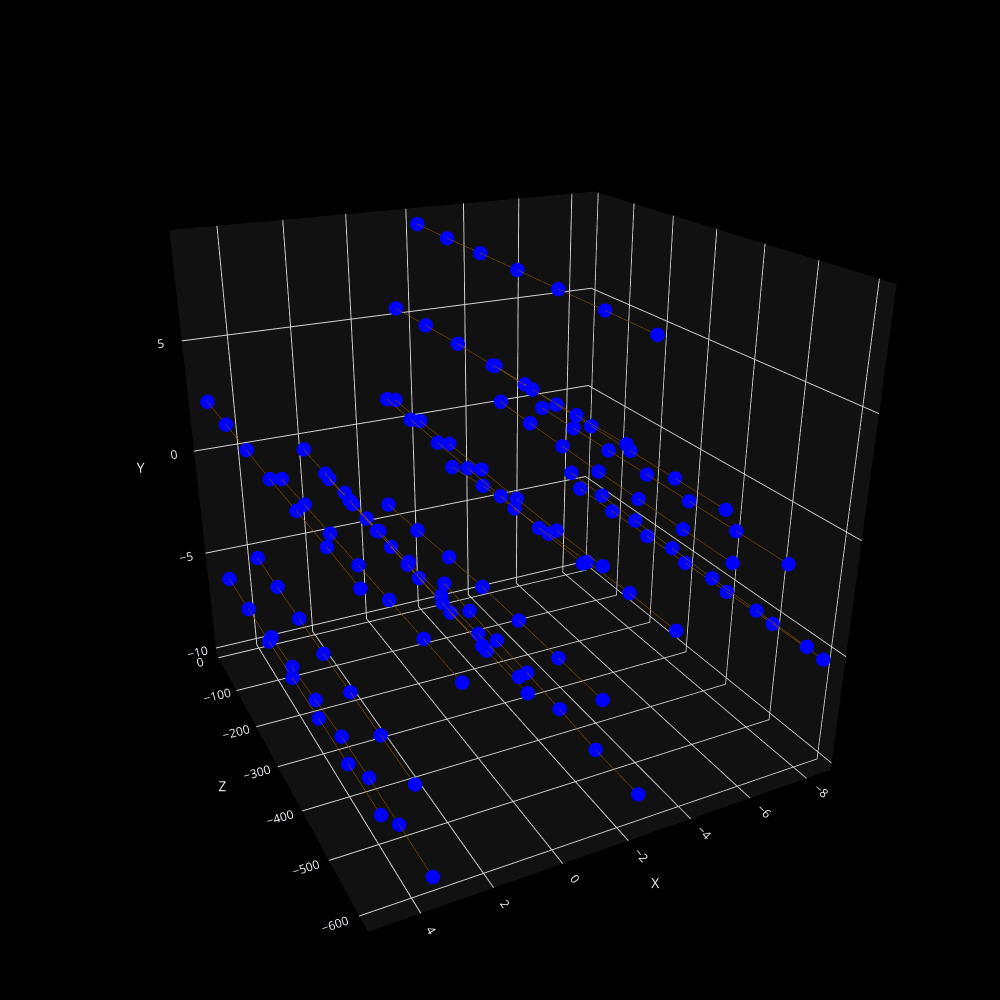

Here is the notebook cell this chart was saved with:
### Code cell
def plot_xyz_plotly_3d(node, edge, threshold=0.5):
    fig = go.Figure()

    # Add scatter plot for node positions
    fig.add_trace(
        go.Scatter3d(
            x=node['x'],
            y=node['y'],
            z=node['z'],
            mode='markers',
            marker=dict(color='blue', size=5),
            name='Nodes',
            showlegend=False
        )
    )

    df_edges = select_df_with_cut(edge, threshold)
    for i in range(len(df_edges)):
        edge = df_edges.iloc[i]
        fig.add_trace(
            go.Scatter3d(
                mode='lines',
                x=[edge['x_start'], edge['x_end']],
                y=[edge['y_start'], edge['y_end']],
                z=[edge['z_start'], edge['z_end']],
                line=dict(
                    width=1,
                    color=color_dict[edge['category']],
                    dash=line_dict[edge['category']],
                ),
                showlegend=False
            )
        )

    # Set the background color and grid color
    fig.update_layout(
        scene=dict(
            bgcolor='black',
            xaxis=dict(gridcolor='lightgrey', zerolinecolor='lightgrey', showspikes=False),
            yaxis=dict(gridcolor='lightgrey', zerolinecolor='lightgrey', showspikes=False),
            zaxis=dict(gridcolor='lightgrey', zerolinecolor='lightgrey', showspikes=False),
        ),
        margin=dict(l=0, r=0, t=0, b=0),
    )

    # Set the camera position and orientation
    camera = dict(
        eye=dict(x=1, y=1, z=-2),  # Position the camera on the -z axis
        up=dict(x=0, y=1, z=0),  # Set the "up" direction to be along the +y axis
        center=dict(x=0, y=0, z=0)  # Set the center of the scene
    )
    fig.update_layout(
        scene=dict(
            xaxis_title='X',
            yaxis_title='Y',
            zaxis_title='Z',
            camera=camera,
        )
    )
    fig.update_layout(width=1000, height=1000)

    fig.show()


# Usage example
plot_xyz_plotly_3d(df_node, df_edge, threshold=0.8)

### Figure 1 — Plotly figure (JSON) as saved in the notebook; plotly's stock layout.template omitted (floating-point values rounded to 4 significant figures; data arrays with more than 128 entries replaced by an {"elided": "..."} marker saying what was removed)
{"data": [{"marker": {"color": "blue", "size": 5}, "mode": "markers", "name": "Nodes", "showlegend": false, "x": {"elided": "142 float values"}, "y": {"elided": "142 float values"}, "z": {"elided": "142 float values"}, "type": "scatter3d"}, {"line": {"color": "#965601", "dash": "solid", "width": 1}, "mode": "lines", "showlegend": false, "x": [3.87, 3.868], "y": [-5.363, -5.376], "z": [-607.7, -507.7], "type": "scatter3d"}, {"line": {"color": "#965601", "dash": "solid", "width": 1}, "mode": "lines", "showlegend": false, "x": [2.604, 2.62], "y": [-1.892, -1.9], "z": [-607.7, -507.7], "type": "scatter3d"}, {"line": {"color": "#965601", "dash": "solid", "width": 1}, "mode": "lines", "showlegend": false, "x": [0.8656, 0.8799], "y": [-3.014, -3.04], "z": [-607.7, -507.7], "type": "scatter3d"}, {"line": {"color": "#965601", "dash": "solid", "width": 1}, "mode": "lines", "showlegend": false, "x": [-2.318, -2.307], "y": [8.933, 8.955], "z": [-607.7, -507.7], "type": "scatter3d"}, {"line": {"color": "#965601", "dash": "solid", "width": 1}, "mode": "lines", "showlegend": false, "x": [4.759, 4.763], "y": [-6.179, -6.195], "z": [-607.7, -507.7], "type": "scatter3d"}, {"line": {"color": "#965601", "dash": "solid", "width": 1}, "mode": "lines", "showlegend": false, "x": [4.969, 4.951], "y": [2.381, 2.381], "z": [-607.7, -507.7], "type": "scatter3d"}, {"line": {"color": "#965601", "dash": "solid", "width": 1}, "mode": "lines", "showlegend": false, "x": [1.112, 1.117], "y": [-2.268, -2.253], "z": [-607.7, -507.7], "type": "scatter3d"}, {"line": {"color": "#965601", "dash": "solid", "width": 1}, "mode": "lines", "showlegend": false, "x": [-1.27, -1.247], "y": [-4.171, -4.167], "z": [-607.7, -507.7], "type": "scatter3d"}, {"line": {"color": "#965601", "dash": "solid", "width": 1}, "mode": "lines", "showlegend": false, "x": [-4.635, -4.645], "y": [2.24, 2.226], "z": [-607.7, -507.7], "type": "scatter3d"}, {"line": {"color": "#965601", "dash": "solid", "width": 1}, "mode": "lines", "showlegend": false, "x": [-8.453, -8.459], "y": [-5.287, -5.303], "z": [-607.7, -507.7], "type": "scatter3d"}, {"line": {"color": "#965601", "dash": "solid", "width": 1}, "mode": "lines", "showlegend": false, "x": [-7.796, -7.804], "y": [-4.458, -4.448], "z": [-607.7, -507.7], "type": "scatter3d"}, {"line": {"color": "#965601", "dash": "solid", "width": 1}, "mode": "lines", "showlegend": false, "x": [2.079, 2.089], "y": [-0.7016, -0.6576], "z": [-607.7, -507.7], "type": "scatter3d"}, {"line": {"color": "#965601", "dash": "solid", "width": 1}, "mode": "lines", "showlegend": false, "x": [-3.385, -3.401], "y": [-2.136, -2.142], "z": [-607.7, -507.7], "type": "scatter3d"}, {"line": {"color": "#965601", "dash": "solid", "width": 1}, "mode": "lines", "showlegend": false, "x": [-1.119, -1.105], "y": [1.171, 1.157], "z": [-607.7, -507.7], "type": "scatter3d"}, {"line": {"color": "#965601", "dash": "solid", "width": 1}, "mode": "lines", "showlegend": false, "x": [-1.631, -1.595], "y": [5.421, 5.394], "z": [-607.7, -507.7], "type": "scatter3d"}, {"line": {"color": "#965601", "dash": "solid", "width": 1}, "mode": "lines", "showlegend": false, "x": [-4.987, -5.008], "y": [0.05564, 0.04221], "z": [-607.7, -507.7], "type": "scatter3d"}, {"line": {"color": "#965601", "dash": "solid", "width": 1}, "mode": "lines", "showlegend": false, "x": [-6.83, -6.818], "y": [-0.5837, -0.5753], "z": [-607.7, -507.7], "type": "scatter3d"}, {"line": {"color": "#965601", "dash": "solid", "width": 1}, "mode": "lines", "showlegend": false, "x": [-2.511, -2.52], "y": [-8.867, -8.882], "z": [-607.7, -507.7], "type": "scatter3d"}, {"line": {"color": "#965601", "dash": "solid", "width": 1}, "mode": "lines", "showlegend": false, "x": [-0.5645, -0.5953], "y": [1.455, 1.409], "z": [-607.7, -507.7], "type": "scatter3d"}, {"line": {"color": "#1c965c", "dash": "dash", "width": 1}, "mode": "lines", "showlegend": false, "x": [3.483, 3.473], "y": [-9.489, -9.511], "z": [-607.7, -507.7], "type": "scatter3d"}, {"line": {"color": "#965601", "dash": "solid", "width": 1}, "mode": "lines", "showlegend": false, "x": [3.483, 3.473], "y": [-9.489, -9.511], "z": [-607.7, -507.7], "type": "scatter3d"}, {"line": {"color": "#965601", "dash": "solid", "width": 1}, "mode": "lines", "showlegend": false, "x": [3.868, 3.859], "y": [-5.376, -5.412], "z": [-507.7, -407.7], "type": "scatter3d"}, {"line": {"color": "#965601", "dash": "solid", "width": 1}, "mode": "lines", "showlegend": false, "x": [2.089, 2.081], "y": [-0.6576, -0.617], "z": [-507.7, -407.7], "type": "scatter3d"}, {"line": {"color": "#965601", "dash": "solid", "width": 1}, "mode": "lines", "showlegend": false, "x": [-0.5953, -0.6458], "y": [1.409, 1.376], "z": [-507.7, -407.7], "type": "scatter3d"}, {"line": {"color": "#965601", "dash": "solid", "width": 1}, "mode": "lines", "showlegend": false, "x": [-2.52, -2.607], "y": [-8.882, -8.891], "z": [-507.7, -407.7], "type": "scatter3d"}, {"line": {"color": "#965601", "dash": "solid", "width": 1}, "mode": "lines", "showlegend": false, "x": [-6.818, -6.794], "y": [-0.5753, -0.5604], "z": [-507.7, -407.7], "type": "scatter3d"}, {"line": {"color": "#965601", "dash": "solid", "width": 1}, "mode": "lines", "showlegend": false, "x": [-5.008, -5.025], "y": [0.04221, 0.03589], "z": [-507.7, -407.7], "type": "scatter3d"}, {"line": {"color": "#965601", "dash": "solid", "width": 1}, "mode": "lines", "showlegend": false, "x": [-1.595, -1.558], "y": [5.394, 5.376], "z": [-507.7, -407.7], "type": "scatter3d"}, {"line": {"color": "#965601", "dash": "solid", "width": 1}, "mode": "lines", "showlegend": false, "x": [-1.247, -1.208], "y": [-4.167, -4.146], "z": [-507.7, -407.7], "type": "scatter3d"}, {"line": {"color": "#965601", "dash": "solid", "width": 1}, "mode": "lines", "showlegend": false, "x": [-3.401, -3.39], "y": [-2.142, -2.248], "z": [-507.7, -407.7], "type": "scatter3d"}, {"line": {"color": "#965601", "dash": "solid", "width": 1}, "mode": "lines", "showlegend": false, "x": [-2.307, -2.274], "y": [8.955, 8.974], "z": [-507.7, -407.7], "type": "scatter3d"}, {"line": {"color": "#965601", "dash": "solid", "width": 1}, "mode": "lines", "showlegend": false, "x": [-7.804, -7.85], "y": [-4.448, -4.458], "z": [-507.7, -407.7], "type": "scatter3d"}, {"line": {"color": "#1c965c", "dash": "dash", "width": 1}, "mode": "lines", "showlegend": false, "x": [-7.804, -7.85], "y": [-4.448, -4.458], "z": [-507.7, -407.7], "type": "scatter3d"}, {"line": {"color": "#965601", "dash": "solid", "width": 1}, "mode": "lines", "showlegend": false, "x": [-4.645, -4.678], "y": [2.226, 2.19], "z": [-507.7, -407.7], "type": "scatter3d"}, {"line": {"color": "#965601", "dash": "solid", "width": 1}, "mode": "lines", "showlegend": false, "x": [-1.105, -1.122], "y": [1.157, 1.134], "z": [-507.7, -407.7], "type": "scatter3d"}, {"line": {"color": "#965601", "dash": "solid", "width": 1}, "mode": "lines", "showlegend": false, "x": [4.763, 4.781], "y": [-6.195, -6.192], "z": [-507.7, -407.7], "type": "scatter3d"}, {"line": {"color": "#965601", "dash": "solid", "width": 1}, "mode": "lines", "showlegend": false, "x": [4.951, 4.957], "y": [2.381, 2.383], "z": [-507.7, -407.7], "type": "scatter3d"}, {"line": {"color": "#965601", "dash": "solid", "width": 1}, "mode": "lines", "showlegend": false, "x": [-8.459, -8.454], "y": [-5.303, -5.325], "z": [-507.7, -407.7], "type": "scatter3d"}, {"line": {"color": "#965601", "dash": "solid", "width": 1}, "mode": "lines", "showlegend": false, "x": [2.62, 2.644], "y": [-1.9, -1.895], "z": [-507.7, -407.7], "type": "scatter3d"}, {"line": {"color": "#965601", "dash": "solid", "width": 1}, "mode": "lines", "showlegend": false, "x": [0.8799, 0.8846], "y": [-3.04, -3.053], "z": [-507.7, -407.7], "type": "scatter3d"}, {"line": {"color": "#965601", "dash": "solid", "width": 1}, "mode": "lines", "showlegend": false, "x": [3.473, 3.463], "y": [-9.511, -9.519], "z": [-507.7, -407.7], "type": "scatter3d"}, {"line": {"color": "#965601", "dash": "solid", "width": 1}, "mode": "lines", "showlegend": false, "x": [1.117, 1.148], "y": [-2.253, -2.228], "z": [-507.7, -407.7], "type": "scatter3d"}, {"line": {"color": "#965601", "dash": "solid", "width": 1}, "mode": "lines", "showlegend": false, "x": [-1.122, -1.148], "y": [1.134, 1.156], "z": [-407.7, -307.7], "type": "scatter3d"}, {"line": {"color": "#965601", "dash": "solid", "width": 1}, "mode": "lines", "showlegend": false, "x": [1.148, 1.168], "y": [-2.228, -2.223], "z": [-407.7, -307.7], "type": "scatter3d"}, {"line": {"color": "#965601", "dash": "solid", "width": 1}, "mode": "lines", "showlegend": false, "x": [2.644, 2.669], "y": [-1.895, -1.891], "z": [-407.7, -307.7], "type": "scatter3d"}, {"line": {"color": "#965601", "dash": "solid", "width": 1}, "mode": "lines", "showlegend": false, "x": [-8.454, -8.451], "y": [-5.325, -5.351], "z": [-407.7, -307.7], "type": "scatter3d"}, {"line": {"color": "#965601", "dash": "solid", "width": 1}, "mode": "lines", "showlegend": false, "x": [4.957, 4.96], "y": [2.383, 2.373], "z": [-407.7, -307.7], "type": "scatter3d"}, {"line": {"color": "#965601", "dash": "solid", "width": 1}, "mode": "lines", "showlegend": false, "x": [0.8846, 0.8644], "y": [-3.053, -3.051], "z": [-407.7, -307.7], "type": "scatter3d"}, {"line": {"color": "#965601", "dash": "solid", "width": 1}, "mode": "lines", "showlegend": false, "x": [3.463, 3.47], "y": [-9.519, -9.561], "z": [-407.7, -307.7], "type": "scatter3d"}, {"line": {"color": "#965601", "dash": "solid", "width": 1}, "mode": "lines", "showlegend": false, "x": [-4.678, -4.734], "y": [2.19, 2.152], "z": [-407.7, -307.7], "type": "scatter3d"}, {"line": {"color": "#965601", "dash": "solid", "width": 1}, "mode": "lines", "showlegend": false, "x": [-3.39, -3.377], "y": [-2.248, -2.352], "z": [-407.7, -307.7], "type": "scatter3d"}, {"line": {"color": "#965601", "dash": "solid", "width": 1}, "mode": "lines", "showlegend": false, "x": [-2.274, -2.258], "y": [8.974, 9.003], "z": [-407.7, -307.7], "type": "scatter3d"}, {"line": {"color": "#965601", "dash": "solid", "width": 1}, "mode": "lines", "showlegend": false, "x": [-0.6458, -0.7213], "y": [1.376, 1.324], "z": [-407.7, -307.7], "type": "scatter3d"}, {"line": {"color": "#965601", "dash": "solid", "width": 1}, "mode": "lines", "showlegend": false, "x": [-5.025, -5.041], "y": [0.03589, 0.04427], "z": [-407.7, -307.7], "type": "scatter3d"}, {"line": {"color": "#965601", "dash": "solid", "width": 1}, "mode": "lines", "showlegend": false, "x": [-1.208, -1.155], "y": [-4.146, -4.132], "z": [-407.7, -307.7], "type": "scatter3d"}, {"line": {"color": "#965601", "dash": "solid", "width": 1}, "mode": "lines", "showlegend": false, "x": [4.781, 4.792], "y": [-6.192, -6.189], "z": [-407.7, -307.7], "type": "scatter3d"}, {"line": {"color": "#965601", "dash": "solid", "width": 1}, "mode": "lines", "showlegend": false, "x": [3.859, 3.845], "y": [-5.412, -5.453], "z": [-407.7, -307.7], "type": "scatter3d"}, {"line": {"color": "#965601", "dash": "solid", "width": 1}, "mode": "lines", "showlegend": false, "x": [2.081, 2.077], "y": [-0.617, -0.5818], "z": [-407.7, -307.7], "type": "scatter3d"}, {"line": {"color": "#965601", "dash": "solid", "width": 1}, "mode": "lines", "showlegend": false, "x": [-6.794, -6.78], "y": [-0.5604, -0.5524], "z": [-407.7, -307.7], "type": "scatter3d"}, {"line": {"color": "#1c965c", "dash": "dash", "width": 1}, "mode": "lines", "showlegend": false, "x": [-7.85, -7.9], "y": [-4.458, -4.431], "z": [-407.7, -307.7], "type": "scatter3d"}, {"line": {"color": "#965601", "dash": "solid", "width": 1}, "mode": "lines", "showlegend": false, "x": [-7.85, -7.9], "y": [-4.458, -4.431], "z": [-407.7, -307.7], "type": "scatter3d"}, {"line": {"color": "#965601", "dash": "solid", "width": 1}, "mode": "lines", "showlegend": false, "x": [-2.607, -2.681], "y": [-8.891, -8.908], "z": [-407.7, -307.7], "type": "scatter3d"}, {"line": {"color": "#965601", "dash": "solid", "width": 1}, "mode": "lines", "showlegend": false, "x": [-1.558, -1.518], "y": [5.376, 5.405], "z": [-407.7, -307.7], "type": "scatter3d"}, {"line": {"color": "#965601", "dash": "solid", "width": 1}, "mode": "lines", "showlegend": false, "x": [0.8644, 0.8301], "y": [-3.051, -3.048], "z": [-307.7, -207.7], "type": "scatter3d"}, {"line": {"color": "#965601", "dash": "solid", "width": 1}, "mode": "lines", "showlegend": false, "x": [-1.518, -1.489], "y": [5.405, 5.426], "z": [-307.7, -207.7], "type": "scatter3d"}, {"line": {"color": "#965601", "dash": "solid", "width": 1}, "mode": "lines", "showlegend": false, "x": [-8.451, -8.444], "y": [-5.351, -5.35], "z": [-307.7, -207.7], "type": "scatter3d"}, {"line": {"color": "#965601", "dash": "solid", "width": 1}, "mode": "lines", "showlegend": false, "x": [4.96, 4.945], "y": [2.373, 2.391], "z": [-307.7, -207.7], "type": "scatter3d"}, {"line": {"color": "#965601", "dash": "solid", "width": 1}, "mode": "lines", "showlegend": false, "x": [2.669, 2.714], "y": [-1.891, -1.855], "z": [-307.7, -207.7], "type": "scatter3d"}, {"line": {"color": "#965601", "dash": "solid", "width": 1}, "mode": "lines", "showlegend": false, "x": [-2.681, -2.738], "y": [-8.908, -8.958], "z": [-307.7, -207.7], "type": "scatter3d"}, {"line": {"color": "#965601", "dash": "solid", "width": 1}, "mode": "lines", "showlegend": false, "x": [3.47, 3.518], "y": [-9.561, -9.614], "z": [-307.7, -207.7], "type": "scatter3d"}, {"line": {"color": "#965601", "dash": "solid", "width": 1}, "mode": "lines", "showlegend": false, "x": [-7.9, -7.926], "y": [-4.431, -4.385], "z": [-307.7, -207.7], "type": "scatter3d"}, {"line": {"color": "#965601", "dash": "solid", "width": 1}, "mode": "lines", "showlegend": false, "x": [-6.78, -6.766], "y": [-0.5524, -0.5454], "z": [-307.7, -207.7], "type": "scatter3d"}, {"line": {"color": "#965601", "dash": "solid", "width": 1}, "mode": "lines", "showlegend": false, "x": [-3.377, -3.367], "y": [-2.352, -2.46], "z": [-307.7, -207.7], "type": "scatter3d"}, {"line": {"color": "#965601", "dash": "solid", "width": 1}, "mode": "lines", "showlegend": false, "x": [-4.734, -4.805], "y": [2.152, 2.078], "z": [-307.7, -207.7], "type": "scatter3d"}, {"line": {"color": "#965601", "dash": "solid", "width": 1}, "mode": "lines", "showlegend": false, "x": [-1.155, -1.083], "y": [-4.132, -4.142], "z": [-307.7, -207.7], "type": "scatter3d"}, {"line": {"color": "#965601", "dash": "solid", "width": 1}, "mode": "lines", "showlegend": false, "x": [2.077, 2.062], "y": [-0.5818, -0.5508], "z": [-307.7, -207.7], "type": "scatter3d"}, {"line": {"color": "#965601", "dash": "solid", "width": 1}, "mode": "lines", "showlegend": false, "x": [-0.7213, -0.7901], "y": [1.324, 1.287], "z": [-307.7, -207.7], "type": "scatter3d"}, {"line": {"color": "#965601", "dash": "solid", "width": 1}, "mode": "lines", "showlegend": false, "x": [4.792, 4.799], "y": [-6.189, -6.209], "z": [-307.7, -207.7], "type": "scatter3d"}, {"line": {"color": "#965601", "dash": "solid", "width": 1}, "mode": "lines", "showlegend": false, "x": [3.845, 3.839], "y": [-5.453, -5.458], "z": [-307.7, -207.7], "type": "scatter3d"}, {"line": {"color": "#965601", "dash": "solid", "width": 1}, "mode": "lines", "showlegend": false, "x": [-1.148, -1.157], "y": [1.156, 1.152], "z": [-307.7, -207.7], "type": "scatter3d"}, {"line": {"color": "#965601", "dash": "solid", "width": 1}, "mode": "lines", "showlegend": false, "x": [-2.258, -2.231], "y": [9.003, 9.02], "z": [-307.7, -207.7], "type": "scatter3d"}, {"line": {"color": "#965601", "dash": "solid", "width": 1}, "mode": "lines", "showlegend": false, "x": [1.168, 1.185], "y": [-2.223, -2.215], "z": [-307.7, -207.7], "type": "scatter3d"}, {"line": {"color": "#965601", "dash": "solid", "width": 1}, "mode": "lines", "showlegend": false, "x": [-5.041, -5.057], "y": [0.04427, 0.07559], "z": [-307.7, -207.7], "type": "scatter3d"}, {"line": {"color": "#965601", "dash": "solid", "width": 1}, "mode": "lines", "showlegend": false, "x": [-7.926, -7.968], "y": [-4.385, -4.357], "z": [-207.7, -107.7], "type": "scatter3d"}, {"line": {"color": "#965601", "dash": "solid", "width": 1}, "mode": "lines", "showlegend": false, "x": [3.839, 3.818], "y": [-5.458, -5.473], "z": [-207.7, -107.7], "type": "scatter3d"}, {"line": {"color": "#965601", "dash": "solid", "width": 1}, "mode": "lines", "showlegend": false, "x": [-5.057, -5.086], "y": [0.07559, 0.104], "z": [-207.7, -107.7], "type": "scatter3d"}, {"line": {"color": "#965601", "dash": "solid", "width": 1}, "mode": "lines", "showlegend": false, "x": [-0.7901, -0.8527], "y": [1.287, 1.253], "z": [-207.7, -107.7], "type": "scatter3d"}, {"line": {"color": "#965601", "dash": "solid", "width": 1}, "mode": "lines", "showlegend": false, "x": [0.8301, 0.7679], "y": [-3.048, -3.044], "z": [-207.7, -107.7], "type": "scatter3d"}, {"line": {"color": "#965601", "dash": "solid", "width": 1}, "mode": "lines", "showlegend": false, "x": [4.799, 4.79], "y": [-6.209, -6.236], "z": [-207.7, -107.7], "type": "scatter3d"}, {"line": {"color": "#965601", "dash": "solid", "width": 1}, "mode": "lines", "showlegend": false, "x": [-4.805, -4.872], "y": [2.078, 2.04], "z": [-207.7, -107.7], "type": "scatter3d"}, {"line": {"color": "#965601", "dash": "solid", "width": 1}, "mode": "lines", "showlegend": false, "x": [-2.738, -2.8], "y": [-8.958, -9.005], "z": [-207.7, -107.7], "type": "scatter3d"}, {"line": {"color": "#965601", "dash": "solid", "width": 1}, "mode": "lines", "showlegend": false, "x": [3.518, 3.558], "y": [-9.614, -9.679], "z": [-207.7, -107.7], "type": "scatter3d"}, {"line": {"color": "#965601", "dash": "solid", "width": 1}, "mode": "lines", "showlegend": false, "x": [-6.766, -6.753], "y": [-0.5454, -0.5385], "z": [-207.7, -107.7], "type": "scatter3d"}, {"line": {"color": "#965601", "dash": "solid", "width": 1}, "mode": "lines", "showlegend": false, "x": [-3.367, -3.344], "y": [-2.46, -2.577], "z": [-207.7, -107.7], "type": "scatter3d"}, {"line": {"color": "#965601", "dash": "solid", "width": 1}, "mode": "lines", "showlegend": false, "x": [1.185, 1.202], "y": [-2.215, -2.227], "z": [-207.7, -107.7], "type": "scatter3d"}, {"line": {"color": "#965601", "dash": "solid", "width": 1}, "mode": "lines", "showlegend": false, "x": [2.062, 2.03], "y": [-0.5508, -0.5487], "z": [-207.7, -107.7], "type": "scatter3d"}, {"line": {"color": "#965601", "dash": "solid", "width": 1}, "mode": "lines", "showlegend": false, "x": [2.714, 2.754], "y": [-1.855, -1.806], "z": [-207.7, -107.7], "type": "scatter3d"}, {"line": {"color": "#965601", "dash": "solid", "width": 1}, "mode": "lines", "showlegend": false, "x": [-1.083, -0.9671], "y": [-4.142, -4.152], "z": [-207.7, -107.7], "type": "scatter3d"}, {"line": {"color": "#965601", "dash": "solid", "width": 1}, "mode": "lines", "showlegend": false, "x": [-8.444, -8.422], "y": [-5.35, -5.339], "z": [-207.7, -107.7], "type": "scatter3d"}, {"line": {"color": "#965601", "dash": "solid", "width": 1}, "mode": "lines", "showlegend": false, "x": [-1.157, -1.168], "y": [1.152, 1.127], "z": [-207.7, -107.7], "type": "scatter3d"}, {"line": {"color": "#965601", "dash": "solid", "width": 1}, "mode": "lines", "showlegend": false, "x": [4.945, 4.925], "y": [2.391, 2.383], "z": [-207.7, -107.7], "type": "scatter3d"}, {"line": {"color": "#965601", "dash": "solid", "width": 1}, "mode": "lines", "showlegend": false, "x": [-1.489, -1.441], "y": [5.426, 5.411], "z": [-207.7, -107.7], "type": "scatter3d"}, {"line": {"color": "#965601", "dash": "solid", "width": 1}, "mode": "lines", "showlegend": false, "x": [-2.231, -2.208], "y": [9.02, 9.024], "z": [-207.7, -107.7], "type": "scatter3d"}, {"line": {"color": "#965601", "dash": "solid", "width": 1}, "mode": "lines", "showlegend": false, "x": [4.925, 4.91], "y": [2.383, 2.373], "z": [-107.7, -7.673], "type": "scatter3d"}, {"line": {"color": "#965601", "dash": "solid", "width": 1}, "mode": "lines", "showlegend": false, "x": [-3.344, -3.247], "y": [-2.577, -2.78], "z": [-107.7, -7.673], "type": "scatter3d"}, {"line": {"color": "#965601", "dash": "solid", "width": 1}, "mode": "lines", "showlegend": false, "x": [-0.8527, -0.9446], "y": [1.253, 1.21], "z": [-107.7, -7.673], "type": "scatter3d"}, {"line": {"color": "#965601", "dash": "solid", "width": 1}, "mode": "lines", "showlegend": false, "x": [3.818, 3.806], "y": [-5.473, -5.472], "z": [-107.7, -7.673], "type": "scatter3d"}, {"line": {"color": "#965601", "dash": "solid", "width": 1}, "mode": "lines", "showlegend": false, "x": [-6.753, -6.757], "y": [-0.5385, -0.5282], "z": [-107.7, -7.673], "type": "scatter3d"}, {"line": {"color": "#965601", "dash": "solid", "width": 1}, "mode": "lines", "showlegend": false, "x": [-2.208, -2.193], "y": [9.024, 9.062], "z": [-107.7, -7.673], "type": "scatter3d"}, {"line": {"color": "#965601", "dash": "solid", "width": 1}, "mode": "lines", "showlegend": false, "x": [-1.441, -1.374], "y": [5.411, 5.408], "z": [-107.7, -7.673], "type": "scatter3d"}, {"line": {"color": "#965601", "dash": "solid", "width": 1}, "mode": "lines", "showlegend": false, "x": [4.79, 4.8], "y": [-6.236, -6.234], "z": [-107.7, -7.673], "type": "scatter3d"}, {"line": {"color": "#965601", "dash": "solid", "width": 1}, "mode": "lines", "showlegend": false, "x": [3.558, 3.582], "y": [-9.679, -9.755], "z": [-107.7, -7.673], "type": "scatter3d"}, {"line": {"color": "#965601", "dash": "solid", "width": 1}, "mode": "lines", "showlegend": false, "x": [0.7679, 0.6927], "y": [-3.044, -3.048], "z": [-107.7, -7.673], "type": "scatter3d"}, {"line": {"color": "#965601", "dash": "solid", "width": 1}, "mode": "lines", "showlegend": false, "x": [-7.968, -8.011], "y": [-4.357, -4.33], "z": [-107.7, -7.673], "type": "scatter3d"}, {"line": {"color": "#965601", "dash": "solid", "width": 1}, "mode": "lines", "showlegend": false, "x": [-2.8, -2.855], "y": [-9.005, -9.028], "z": [-107.7, -7.673], "type": "scatter3d"}, {"line": {"color": "#965601", "dash": "solid", "width": 1}, "mode": "lines", "showlegend": false, "x": [1.202, 1.198], "y": [-2.227, -2.213], "z": [-107.7, -7.673], "type": "scatter3d"}, {"line": {"color": "#965601", "dash": "solid", "width": 1}, "mode": "lines", "showlegend": false, "x": [-5.086, -5.122], "y": [0.104, 0.1599], "z": [-107.7, -7.673], "type": "scatter3d"}, {"line": {"color": "#965601", "dash": "solid", "width": 1}, "mode": "lines", "showlegend": false, "x": [-4.872, -4.921], "y": [2.04, 2.006], "z": [-107.7, -7.673], "type": "scatter3d"}, {"line": {"color": "#965601", "dash": "solid", "width": 1}, "mode": "lines", "showlegend": false, "x": [2.754, 2.786], "y": [-1.806, -1.794], "z": [-107.7, -7.673], "type": "scatter3d"}, {"line": {"color": "#965601", "dash": "solid", "width": 1}, "mode": "lines", "showlegend": false, "x": [2.03, 1.985], "y": [-0.5487, -0.5546], "z": [-107.7, -7.673], "type": "scatter3d"}, {"line": {"color": "#965601", "dash": "solid", "width": 1}, "mode": "lines", "showlegend": false, "x": [-8.422, -8.402], "y": [-5.339, -5.325], "z": [-107.7, -7.673], "type": "scatter3d"}, {"line": {"color": "#965601", "dash": "solid", "width": 1}, "mode": "lines", "showlegend": false, "x": [-0.9671, -0.8407], "y": [-4.152, -4.092], "z": [-107.7, -7.673], "type": "scatter3d"}, {"line": {"color": "#965601", "dash": "solid", "width": 1}, "mode": "lines", "showlegend": false, "x": [-1.168, -1.242], "y": [1.127, 1.098], "z": [-107.7, -7.673], "type": "scatter3d"}], "layout": {"scene": {"xaxis": {"gridcolor": "lightgrey", "zerolinecolor": "lightgrey", "showspikes": false, "title": {"text": "X"}}, "yaxis": {"gridcolor": "lightgrey", "zerolinecolor": "lightgrey", "showspikes": false, "title": {"text": "Y"}}, "zaxis": {"gridcolor": "lightgrey", "zerolinecolor": "lightgrey", "showspikes": false, "title": {"text": "Z"}}, "bgcolor": "black", "camera": {"eye": {"x": 1, "y": 1, "z": -2}, "up": {"x": 0, "y": 1, "z": 0}, "center": {"x": 0, "y": 0, "z": 0}}}, "margin": {"l": 0, "r": 0, "t": 0, "b": 0}, "width": 1000, "height": 1000}}
